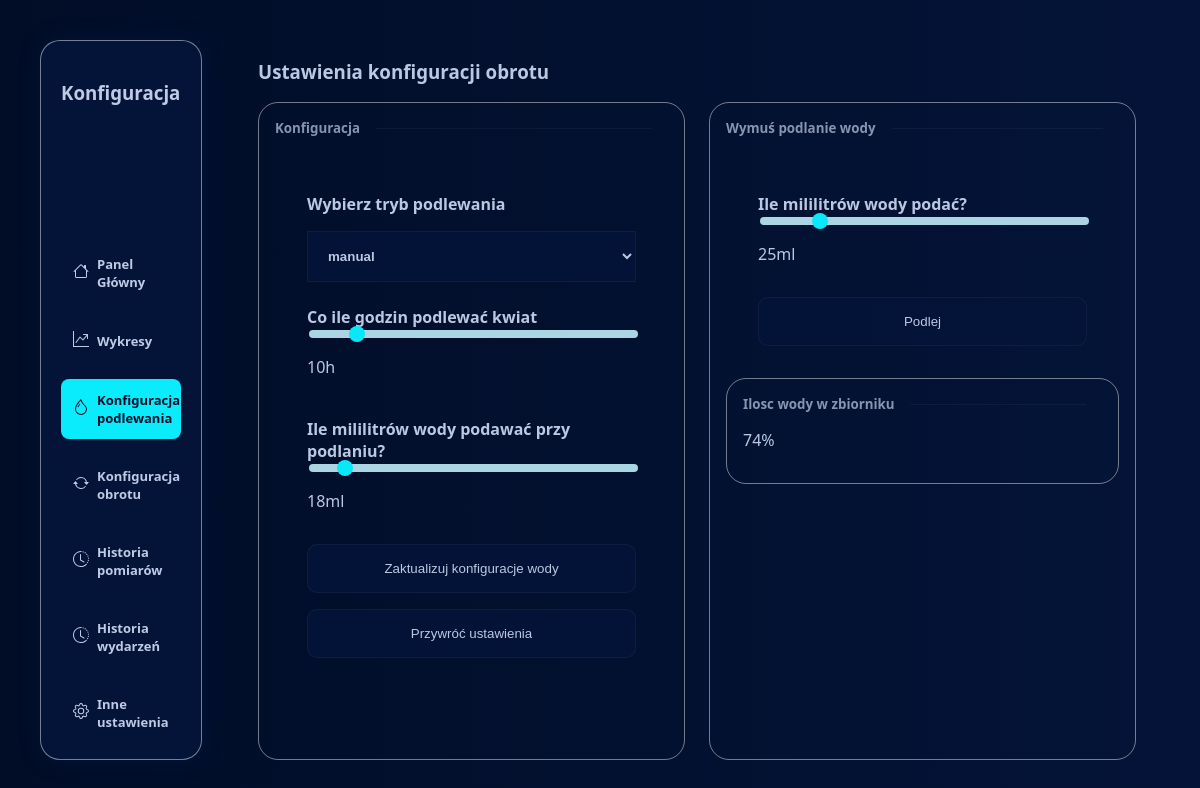
Screenshot of /water-config with the database file from the repository.
### tables this page shows
CREATE TABLE configuration(
            water_mode TEXT,
            moisture_pct float,
            water_time integer,
            water_mililiters float,
            servo_mode TEXT,
            auto_threshold float,
            servo_time integer,
            servo_angle integer,
            log_timer integer

        );

CREATE TABLE sensor_logs (
        sensor_name TEXT NOT NULL,
        value INTEGER NOT NULL,
        date TIMESTAMP NOT NULL
    );

### web.py (the view)
@app.route("/water-config")
def configWater(e = 0):
    check_for_water()
    if (e == -1):
        print("BLAD")
    config = get_config()
    info = get_basic_info()
    return render_template("WaterConfig.html", config=config, info=info)

### web.py (called while the page is built)
def get_basic_info():
    conn =sqlite3.connect(DB_PATH)
    cursor = conn.cursor()
    cursor.execute("""
                    SELECT sensor_name, value, date
                    FROM sensor_logs
                    WHERE (sensor_name, date) IN (
                        SELECT sensor_name, MAX(date)
                        FROM sensor_logs
                        WHERE sensor_name IN ('moisture', 'foto1', 'foto2', 'water')
                        GROUP BY sensor_name
                    )
                   """)
    info = cursor.fetchall()
    conn.close()
    return info

@app.route("/get-config")
def get_config():
    conn =sqlite3.connect(DB_PATH)
    cursor = conn.cursor()
    cursor.execute("SELECT * FROM configuration LIMIT 1")
    config = cursor.fetchone()
    conn.close()
    return config

def check_for_water():
    water = get_basic_info()[3][1]
    if(water < MIN_WATER):
        flash("Uwaga poziom wody jest niski!", "error")

### templates/WaterConfig.html (shortened to what this page needs)
<!DOCTYPE html>
<html lang="en">
<head>
    <link rel="stylesheet" href="{{ url_for('static',filename='styles/style.css') }}">
</head>
<body>
    <div class="container">
        <div class="dashboard">
            <h3 class="dash-h2">Konfiguracja</h3>
            <div class="dash-buttons">
                    <a href="/" class="dash-link">
                        <span class="icon">
                        </span>
                        Panel Główny
                    </a>
                    <a href="charts" class="dash-link">
                        <span class="icon">
                        </span>
                        Wykresy
                    </a>
                    <a href="water-config" class="dash-link active">
                        <span class="icon">
                        </span>
                        Konfiguracja podlewania
                    </a>
                    <a href="servo-config" class="dash-link">
                        <span class="icon">
                        </span>
                        Konfiguracja obrotu
                    </a>
                    <a href="log" class="dash-link">
                        <span class="icon">
                        </span>
                        Historia pomiarów
                    </a>
                    <a href="log-event" class="dash-link">
                        <span class="icon">
                        </span>
                        Historia wydarzeń
                    </a>
                    <a href="other-config" class="dash-link">
                        <span class="icon">
                        </span>
                        Inne ustawienia
                    </a>
            </div>
        </div>
        <div class="content-area">
            <h3>Ustawienia konfiguracji obrotu</h3>
            <div class="section">
                <div class="content">
                    <div class="small-title"> Konfiguracja <div class="divider"></div></div>
                    <form action="/update-water-conf" method="post" id="form">
                        <label for="mode">Wybierz tryb podlewania</label>
                        <select name="mode" id="tryb">
                            <option value="manual" {% if config[0] == 'manual' %} selected{% endif %}>manual</option>
                        </select>
                        <div id="manual" {% if config[0] != 'manual' %} hidden{% endif %}>
                            <label for="moisture-pct">Co ile godzin podlewać kwiat</label>
                            <input type="range" min="1" max="72" id="timer-range" value="{{config[2]}}" name="timer">
                            <p id="timer-value">{{config[2]}}h</p>
                        </div>
                        <div id="water">
                            <label for="water-amount">Ile mililitrów wody podawać przy podlaniu?</label>
                            <input type="range" min="10" max="100" id="water-range" value="{{(config[3]) | int}}" name="water-amount">
                            <p id="water-value">{{(config[3]) | int}}ml</p>
                        </div>
                        <input class="button" type="submit" value="Zaktualizuj konfiguracje wody">
                        <input class="button" type="reset" value="Przywróć ustawienia" id="reset">
                    </form>
                </div>
                <div class="content">
                    <div class="small-title"> Wymuś podlanie wody <div class="divider"></div></div>
                    <form action="/water" method="post">
                        <label for="mili">Ile mililitrów wody podać?</label>
                        <input type="range" min="10" max="100" id="water-range-2" value="25" name="mili">
                        <p id="water-value-2">25ml</p>
                        <input class="button" type="submit" value="Podlej">
                    </form>
                    <div class="content">
                    <div class="small-title">Ilosc wody w zbiorniku <div class="divider"></div></div>
                        <p>{{info[3][1]}}%</p>
                    </div>
                </div>
            </div>
        </div>
    </div>
</body>
</html>

### static/styles/style.css (style rules this page uses)
:root { --light-bg: #041438; --light: #092975; --bg: #010d27; --white:#bfcae5; --light-gray:#919191; --shadow:#001f5463; --border: #fefcfb75; --border-light: #fefcfb0c; --bg-dash:#041438; --button:#0aebfc; --bg-warning:#380404; --warning-button: #c2130d; --warning-border:#ff000075; --white-light:#bfcae5b7; }
body { margin: 0; padding: 0; background: var(--bg); background: linear-gradient(90deg,var(--bg) 0%, var(--light-bg) 100%); color: var(--white); font-family:'Segoe UI', Tahoma, Geneva, Verdana, sans-serif; }
.container { padding: 5vh; display: flex; flex-direction: row; height: 90vh; }
.dashboard { max-width: 10vw; padding: 20px; display: flex; flex-direction: column; background-color: var(--bg-dash); border: 1px solid var(--border); box-shadow: 0px 0px 20px var(--shadow); border-radius: 20px; }
.dash-buttons { padding-top: 15vh; font-weight: bolder; font-size: small; width: 10vw; }
.dash-link { display: flex; flex-direction: row; align-items: center; padding: 0.75rem; border-radius: 0.5rem; text-decoration: none; color: var(--white); background-color: none; margin-bottom: 2vh; transition: all 100ms; }
.dash-link .icon { padding-right: 0.5rem; }
.active { background-color: var(--button); color: var(--bg) }
.content-area { opacity: 0%; width: 100%; box-sizing: border-box; padding-left: 7vh; display: flex; flex-direction: column; }
.section:first-of-type { margin-top: 0vh; }
.section { height: 100%; box-sizing: border-box; display: flex; flex-direction: row; margin-top: 5vh; }
.content { width: 100%; border: 1px solid var(--border); box-sizing: border-box; padding: 1rem; border-radius: 20px; margin-right: 2vw; }
.small-title { font-size: smaller; font-weight: bold; color: var(--white-light); display: flex; flex-direction: row; align-items: center; text-wrap-mode: nowrap; width: 100%; }
.divider { width: 100%; height: 1px; margin-left: 1rem; margin-right: 1rem; background-color: var(--border-light); }
.button { width: 100%; margin-top: 1rem; text-decoration: none; color: var(--white); background-color: var(--bg-dash); padding: 1rem; border: 1px solid var(--border-light); border-radius: 10px; transition: all 250ms; }
form { padding: 2rem; display: flex; flex-direction: column; align-content: space-between; }
form div { display: flex; flex-direction: column; }
label { color: var(--white); font-weight: bolder; margin-top: 1.5rem; }
select { margin-top: 1rem; width: 100%; padding: 1rem; background-color: var(--bg-dash); color: var(--white); font-weight: bolder; border: 1px solid var(--border-light); }
input { background: none; transition: 250ms; }
input[type="range"] { -webkit-appearance: none; appearance: none; background: transparent; cursor: pointer; width: 100%; }

### rows the page displays
configuration: mode "manual", timer "10", water_time "10", water-amount "18", water_mililiters "18"
sensor_logs: value "74"
